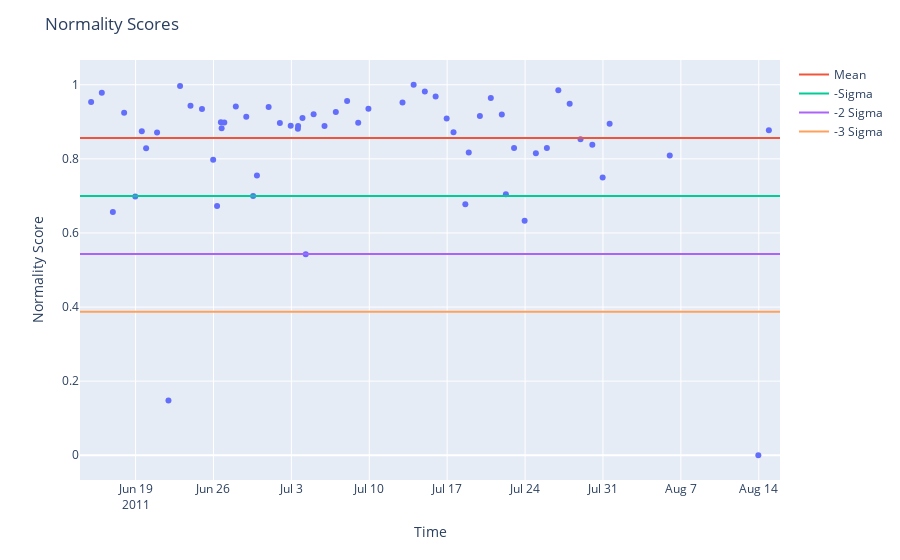

The notebook cell this image was saved under:
### Code cell
import plotly.express as px

scores = df_unscaled_both['normality_score']

# Mean and std
mean = np.mean(train_scores)
std = np.std(train_scores)

# Plot normality scores from df_unscaled_both against index. Hover data for each point: all columns in df_unscaled_both
fig = px.scatter(df_unscaled_both, x=df_unscaled_both.index, y='normality_score', hover_data=df_unscaled_both.columns)
fig.update_layout(title='Normality Scores', xaxis_title='Time', yaxis_title='Normality Score')

# Include mean, -1 std, -2 std, -3 std
fig.add_trace(go.Scatter(x=list(range(len(scores))), y=[mean for i in range(len(scores))], mode='lines', name='Mean'))
fig.add_trace(go.Scatter(x=list(range(len(scores))), y=[mean - std for i in range(len(scores))], mode='lines', name='-Sigma'))
fig.add_trace(go.Scatter(x=list(range(len(scores))), y=[mean - 2* std for i in range(len(scores))], mode='lines', name='-2 Sigma'))
fig.add_trace(go.Scatter(x=list(range(len(scores))), y=[mean - 3* std for i in range(len(scores))], mode='lines', name='-3 Sigma'))

# Set x-axis ticks as enumerated days
# fig.update_xaxes(tickvals=list(range(0, len(scores), day_count)), ticktext=list(range(0, day_count + 1)))
# Set x-range - 1 day before first day and 1 day after last day
lower_x = df_unscaled_both.index[0] - pd.Timedelta(days=1)
upper_x = df_unscaled_both.index[-1] + pd.Timedelta(days=1)
fig.update_xaxes(range=[lower_x, upper_x])

# Set x-ticks as days

fig.show()
